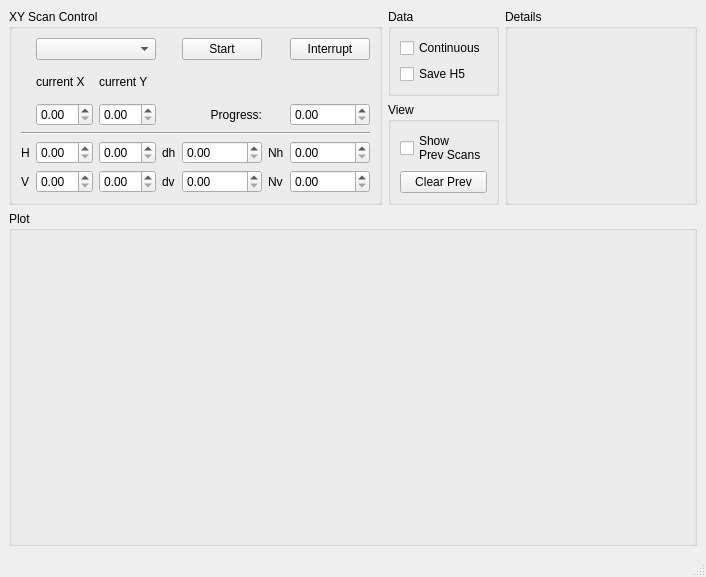
<?xml version="1.0" encoding="UTF-8"?>
<ui version="4.0">
 <class>SimpleXYScanWindow</class>
 <widget class="QMainWindow" name="SimpleXYScanWindow">
  <property name="geometry">
   <rect>
    <x>0</x>
    <y>0</y>
    <width>706</width>
    <height>577</height>
   </rect>
  </property>
  <property name="acceptDrops">
   <bool>false</bool>
  </property>
  <property name="windowTitle">
   <string>Simple XY Scan</string>
  </property>
  <widget class="QWidget" name="centralwidget">
   <layout class="QGridLayout" name="gridLayout_2" rowstretch="0,0,1" columnstretch="0,0,1">
    <item row="0" column="0" rowspan="2">
     <widget class="QGroupBox" name="control_groupBox">
      <property name="title">
       <string>XY Scan Control</string>
      </property>
      <layout class="QGridLayout" name="gridLayout" columnstretch="0,0,0,0,0,0,0">
       <item row="2" column="2">
        <widget class="QDoubleSpinBox" name="y_doubleSpinBox"/>
       </item>
       <item row="6" column="3">
        <widget class="QLabel" name="dv_label_2">
         <property name="text">
          <string>dv</string>
         </property>
        </widget>
       </item>
       <item row="1" column="1">
        <widget class="QLabel" name="x_label">
         <property name="text">
          <string>current X</string>
         </property>
        </widget>
       </item>
       <item row="4" column="2">
        <widget class="QDoubleSpinBox" name="h1_doubleSpinBox"/>
       </item>
       <item row="2" column="4">
        <widget class="QLabel" name="progres_label">
         <property name="text">
          <string>Progress:</string>
         </property>
         <property name="alignment">
          <set>Qt::AlignRight|Qt::AlignTrailing|Qt::AlignVCenter</set>
         </property>
        </widget>
       </item>
       <item row="6" column="4">
        <widget class="QDoubleSpinBox" name="dv_doubleSpinBox"/>
       </item>
       <item row="4" column="4">
        <widget class="QDoubleSpinBox" name="dh_doubleSpinBox"/>
       </item>
       <item row="1" column="2">
        <widget class="QLabel" name="y_label">
         <property name="text">
          <string>current Y</string>
         </property>
        </widget>
       </item>
       <item row="0" column="6">
        <widget class="QPushButton" name="interrupt_pushButton">
         <property name="text">
          <string>Interrupt</string>
         </property>
        </widget>
       </item>
       <item row="4" column="0">
        <widget class="QLabel" name="h_label">
         <property name="text">
          <string>H</string>
         </property>
        </widget>
       </item>
       <item row="2" column="6">
        <widget class="QDoubleSpinBox" name="progress_doubleSpinBox"/>
       </item>
       <item row="6" column="2">
        <widget class="QDoubleSpinBox" name="v1_doubleSpinBox"/>
       </item>
       <item row="6" column="0">
        <widget class="QLabel" name="v_label_2">
         <property name="text">
          <string>V</string>
         </property>
        </widget>
       </item>
       <item row="0" column="4">
        <widget class="QPushButton" name="start_pushButton">
         <property name="text">
          <string>Start</string>
         </property>
        </widget>
       </item>
       <item row="2" column="1">
        <widget class="QDoubleSpinBox" name="x_doubleSpinBox"/>
       </item>
       <item row="4" column="1">
        <widget class="QDoubleSpinBox" name="h0_doubleSpinBox"/>
       </item>
       <item row="3" column="0" colspan="7">
        <widget class="Line" name="line">
         <property name="orientation">
          <enum>Qt::Horizontal</enum>
         </property>
        </widget>
       </item>
       <item row="4" column="6">
        <widget class="QDoubleSpinBox" name="Nh_doubleSpinBox"/>
       </item>
       <item row="4" column="5">
        <widget class="QLabel" name="label_2">
         <property name="text">
          <string>Nh</string>
         </property>
        </widget>
       </item>
       <item row="6" column="1">
        <widget class="QDoubleSpinBox" name="v0_doubleSpinBox"/>
       </item>
       <item row="6" column="6">
        <widget class="QDoubleSpinBox" name="Nv_doubleSpinBox"/>
       </item>
       <item row="4" column="3">
        <widget class="QLabel" name="dv_label">
         <property name="text">
          <string>dh</string>
         </property>
        </widget>
       </item>
       <item row="6" column="5">
        <widget class="QLabel" name="label_3">
         <property name="text">
          <string>Nv</string>
         </property>
        </widget>
       </item>
       <item row="0" column="1" colspan="2">
        <widget class="QComboBox" name="scan_type_comboBox"/>
       </item>
      </layout>
     </widget>
    </item>
    <item row="0" column="1">
     <widget class="QGroupBox" name="groupBox">
      <property name="title">
       <string>Data</string>
      </property>
      <layout class="QGridLayout" name="gridLayout_3">
       <item row="0" column="0">
        <widget class="QCheckBox" name="continuous_scan_checkBox">
         <property name="text">
          <string>Continuous</string>
         </property>
        </widget>
       </item>
       <item row="1" column="0">
        <widget class="QCheckBox" name="save_h5_checkBox">
         <property name="text">
          <string>Save H5</string>
         </property>
        </widget>
       </item>
      </layout>
     </widget>
    </item>
    <item row="1" column="1">
     <widget class="QGroupBox" name="groupBox_2">
      <property name="title">
       <string>View</string>
      </property>
      <layout class="QGridLayout" name="gridLayout_4">
       <item row="0" column="0">
        <widget class="QCheckBox" name="show_previous_scans_checkBox">
         <property name="text">
          <string>Show 
Prev Scans</string>
         </property>
        </widget>
       </item>
       <item row="1" column="0">
        <widget class="QPushButton" name="clear_previous_scans_pushButton">
         <property name="text">
          <string>Clear Prev</string>
         </property>
        </widget>
       </item>
      </layout>
     </widget>
    </item>
    <item row="0" column="2" rowspan="2">
     <widget class="QGroupBox" name="details_groupBox">
      <property name="title">
       <string>Details</string>
      </property>
      <layout class="QVBoxLayout" name="verticalLayout"/>
     </widget>
    </item>
    <item row="2" column="0" colspan="3">
     <widget class="QGroupBox" name="plot_groupBox">
      <property name="title">
       <string>Plot</string>
      </property>
      <layout class="QVBoxLayout" name="verticalLayout_2"/>
     </widget>
    </item>
   </layout>
  </widget>
  <widget class="QMenuBar" name="menubar">
   <property name="geometry">
    <rect>
     <x>0</x>
     <y>0</y>
     <width>706</width>
     <height>21</height>
    </rect>
   </property>
  </widget>
  <widget class="QStatusBar" name="statusbar"/>
 </widget>
 <tabstops>
  <tabstop>scan_type_comboBox</tabstop>
  <tabstop>start_pushButton</tabstop>
  <tabstop>interrupt_pushButton</tabstop>
  <tabstop>x_doubleSpinBox</tabstop>
  <tabstop>y_doubleSpinBox</tabstop>
  <tabstop>progress_doubleSpinBox</tabstop>
  <tabstop>h0_doubleSpinBox</tabstop>
  <tabstop>h1_doubleSpinBox</tabstop>
  <tabstop>dh_doubleSpinBox</tabstop>
  <tabstop>Nh_doubleSpinBox</tabstop>
  <tabstop>v0_doubleSpinBox</tabstop>
  <tabstop>v1_doubleSpinBox</tabstop>
  <tabstop>dv_doubleSpinBox</tabstop>
  <tabstop>Nv_doubleSpinBox</tabstop>
 </tabstops>
 <resources/>
 <connections/>
</ui>
